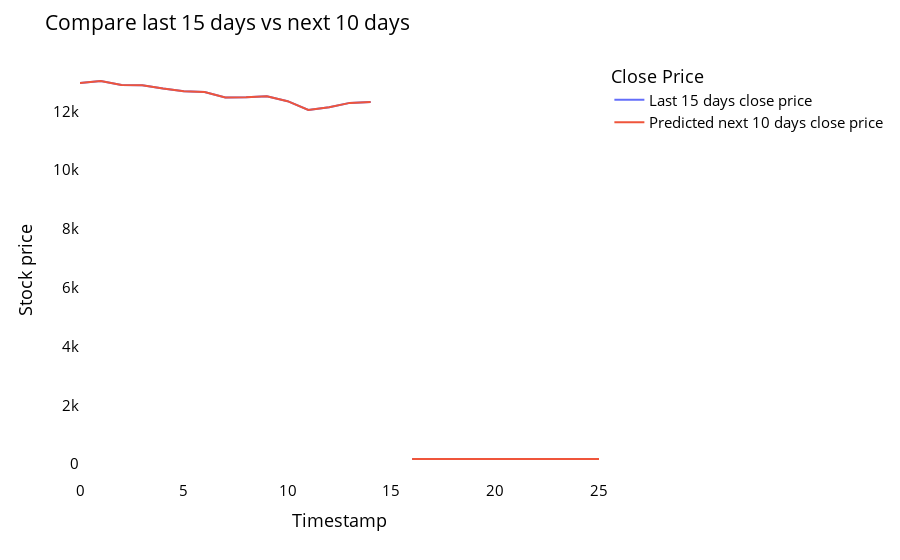

The notebook cell this image was saved under:
### Code cell
fig = px.line(new_pred_plot,x=new_pred_plot.index, y=[new_pred_plot['last_original_days_value'],
                                                      new_pred_plot['next_predicted_days_value']],
              labels={'value': 'Stock price','index': 'Timestamp'})
fig.update_layout(title_text='Compare last 15 days vs next 10 days',
                  plot_bgcolor='white', font_size=15, font_color='black',legend_title_text='Close Price')

fig.for_each_trace(lambda t:  t.update(name = next(names)))
fig.update_xaxes(showgrid=False)
fig.update_yaxes(showgrid=False)
fig.show()

### Figure 1 — Plotly figure (JSON) as saved in the notebook; plotly's stock layout.template omitted (floating-point values rounded to 4 significant figures)
{"data": [{"hovertemplate": "variable=last_original_days_value<br>Timestamp=%{x}<br>Stock price=%{y}<extra></extra>", "legendgroup": "last_original_days_value", "line": {"color": "#636efa", "dash": "solid"}, "marker": {"symbol": "circle"}, "mode": "lines", "name": "Last 15 days close price", "orientation": "v", "showlegend": true, "type": "scatter", "x": [0, 1, 2, 3, 4, 5, 6, 7, 8, 9, 10, 11, 12, 13, 14, 15, 16, 17, 18, 19, 20, 21, 22, 23, 24, 25], "xaxis": "x", "y": [12970.0, 13030.0, 12900.0, 12890.0, 12780.0, 12690.0, 12660.0, 12470.0, 12480.0, 12510.0, 12350.0, 12050.0, 12140.0, 12290.0, 12320.0, null, 179.0, 178.2, 177.4, 176.9, 176.6, 176.5, 176.6, 176.8, 177.3, 177.7], "yaxis": "y"}, {"hovertemplate": "variable=next_predicted_days_value<br>Timestamp=%{x}<br>Stock price=%{y}<extra></extra>", "legendgroup": "next_predicted_days_value", "line": {"color": "#EF553B", "dash": "solid"}, "marker": {"symbol": "circle"}, "mode": "lines", "name": "Predicted next 10 days close price", "orientation": "v", "showlegend": true, "type": "scatter", "x": [0, 1, 2, 3, 4, 5, 6, 7, 8, 9, 10, 11, 12, 13, 14, 15, 16, 17, 18, 19, 20, 21, 22, 23, 24, 25], "xaxis": "x", "y": [12970.0, 13030.0, 12900.0, 12890.0, 12780.0, 12690.0, 12660.0, 12470.0, 12480.0, 12510.0, 12350.0, 12050.0, 12140.0, 12290.0, 12320.0, null, 179.0, 178.2, 177.4, 176.9, 176.6, 176.5, 176.6, 176.8, 177.3, 177.7], "yaxis": "y"}], "layout": {"font": {"color": "black", "size": 15}, "legend": {"title": {"text": "Close Price"}, "tracegroupgap": 0}, "margin": {"t": 60}, "plot_bgcolor": "white", "title": {"text": "Compare last 15 days vs next 10 days"}, "xaxis": {"anchor": "y", "domain": [0, 1], "showgrid": false, "title": {"text": "Timestamp"}}, "yaxis": {"anchor": "x", "domain": [0, 1], "showgrid": false, "title": {"text": "Stock price"}}}}
